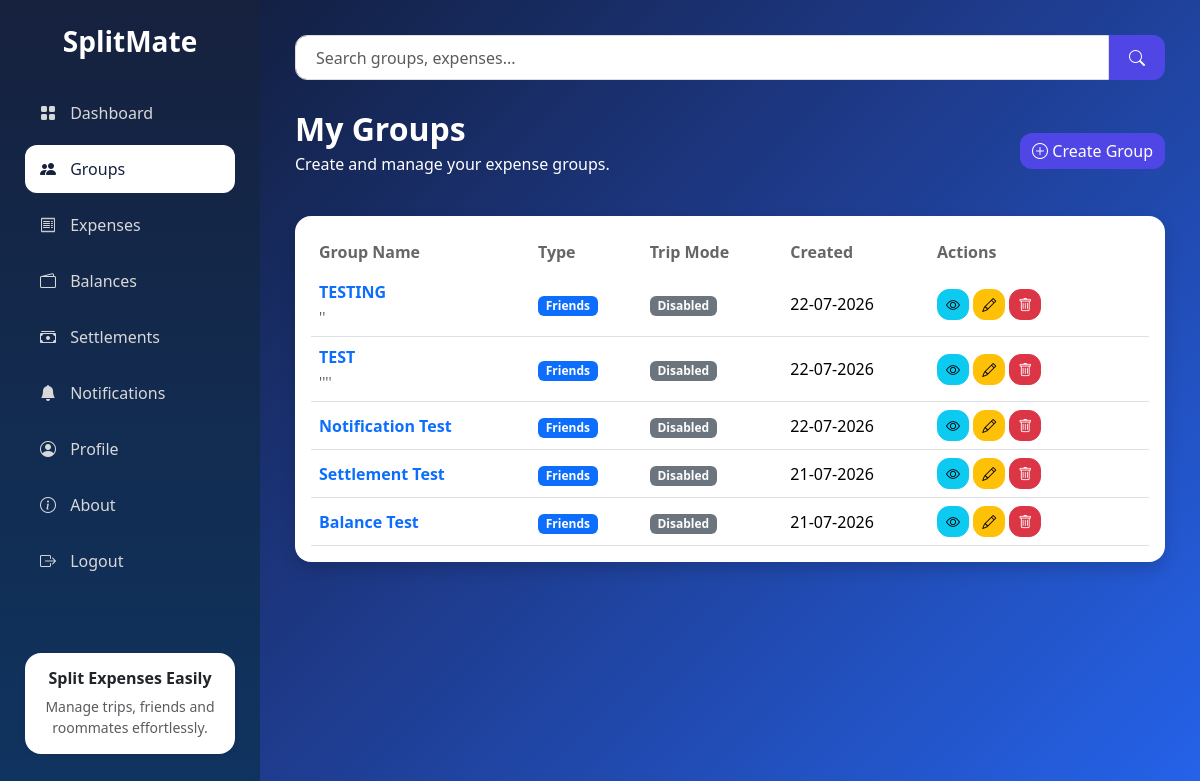
The app's page /groups/ (signed in) with its own data.
### models.py (models this page shows, shortened)
class Group(db.Model):
    __tablename__ = "group"
    id = db.Column(db.Integer, primary_key=True)
    name = db.Column(db.String(100), nullable=False)
    description = db.Column(db.Text)
    group_type = db.Column(db.String(50), nullable=False)
    trip_mode = db.Column(db.Boolean, default=False)
    trip_start_date = db.Column(db.Date)
    trip_end_date = db.Column(db.Date)
    created_by = db.Column(db.Integer, db.ForeignKey("user.id"), nullable=False)
    created_at = db.Column(db.DateTime, default=datetime.utcnow)
    members = db.relationship("GroupMember", backref="group", cascade="all, delete-orphan", lazy=True)
    expenses = db.relationship("Expense", backref="group", cascade="all, delete-orphan", lazy=True)
    settlements = db.relationship("Settlement", backref="group", cascade="all, delete-orphan", lazy=True)

### routes/groups.py (the view)
@groups.route("/")
def groups_home():
    if "user_id" not in session:
        return redirect(url_for("auth.login"))
    memberships = (GroupMember.query.filter_by(user_id=session["user_id"]).order_by(GroupMember.joined_at.desc()).all())
    groups = [member.group for member in memberships]
    return render_template("groups/groups.html",groups=groups)

### templates/groups/groups.html (shortened to what this page needs)
{% extends "dashboard_base.html" %}
{% block groups_active %}
active
{% endblock %}
{% block page_content %}
<div class="d-flex justify-content-between align-items-center mb-4">
    <div>
        <h2 class="fw-bold mb-1">
            My Groups
        </h2>
        <p>
            Create and manage your expense groups.
        </p>
    </div>
    <div>
        <a href="{{ url_for('groups.create_group') }}"
           class="btn btn-primary">
            <i class="bi bi-plus-circle"></i>
            Create Group
        </a>
    </div>
</div>
<div class="card border-0 shadow rounded-4">
    <div class="card-body">
        {% if groups %}
        <div class="table-responsive">
            <table class="table align-middle">
                <thead>
                    <tr>
                        <th>Group Name</th>
                        <th>Type</th>
                        <th>Trip Mode</th>
                        <th>Created</th>
                        <th width="220">Actions</th>
                    </tr>
                </thead>
                <tbody>
                {% for group in groups %}
                    <tr>
                        <td>
                            <a href="{{ url_for('groups.group_dashboard', group_id=group.id) }}"
                               class="text-decoration-none fw-bold">
                                {{ group.name }}
                            </a>
                            {% if group.description %}
                                <br>
                                <small class="text-muted">
                                    {{ group.description }}
                                </small>
                            {% endif %}
                        </td>
                        <td>
                            <span class="badge bg-primary">
                                {{ group.group_type }}
                            </span>
                        </td>
                        <td>
                            {% if group.trip_mode %}
                                <span class="badge bg-success">
                                    Enabled
                                </span>
                            {% else %}
                                <span class="badge bg-secondary">
                                    Disabled
                                </span>
                            {% endif %}
                        </td>
                        <td>
                            {{ group.created_at.strftime("%d-%m-%Y") }}
                        </td>
                        <td>
                            <a href="{{ url_for('groups.group_dashboard', group_id=group.id) }}"
                               class="btn btn-sm btn-info">
                                <i class="bi bi-eye"></i>
                            </a>
                            {% if group.created_by == session["user_id"] %}
                                <a href="{{ url_for('groups.edit_group', group_id=group.id) }}"
                                   class="btn btn-sm btn-warning">
                                    <i class="bi bi-pencil"></i>
                                </a>
                                <a href="{{ url_for('groups.delete_group', group_id=group.id) }}"
                                   class="btn btn-sm btn-danger">
                                    <i class="bi bi-trash"></i>
                                </a>
                            {% endif %}
                        </td>
                    </tr>
                {% endfor %}
                </tbody>
            </table>
        </div>
        {% endif %}
    </div>
</div>
{% endblock %}

### static/css/style.css (style rules this page uses)
* { margin:0; padding:0; box-sizing:border-box; font-family:"Segoe UI",sans-serif; }
body { min-height:100vh; background:linear-gradient(135deg,#0f172a,#1e3a8a,#2563eb); }
.btn { border-radius:12px; font-weight:500; }
.btn-primary { background:#4f46e5; border:none; }
.table { margin-bottom:0; }
.table thead th { border:none; color:#666; font-weight:600; }
.table tbody td { vertical-align:middle; }

### records on screen
Group: name "TESTING", description "''", group_type "Friends", trip_mode "Disabled", created_at "22-07-2026"
Group: name "TEST", description "''''", group_type "Friends", trip_mode "Disabled", created_at "22-07-2026"
Group: name "Notification Test", group_type "Friends", trip_mode "Disabled", created_at "22-07-2026"
Group: name "Settlement Test", group_type "Friends", trip_mode "Disabled", created_at "21-07-2026"
Group: name "Balance Test", group_type "Friends", trip_mode "Disabled", created_at "21-07-2026"
